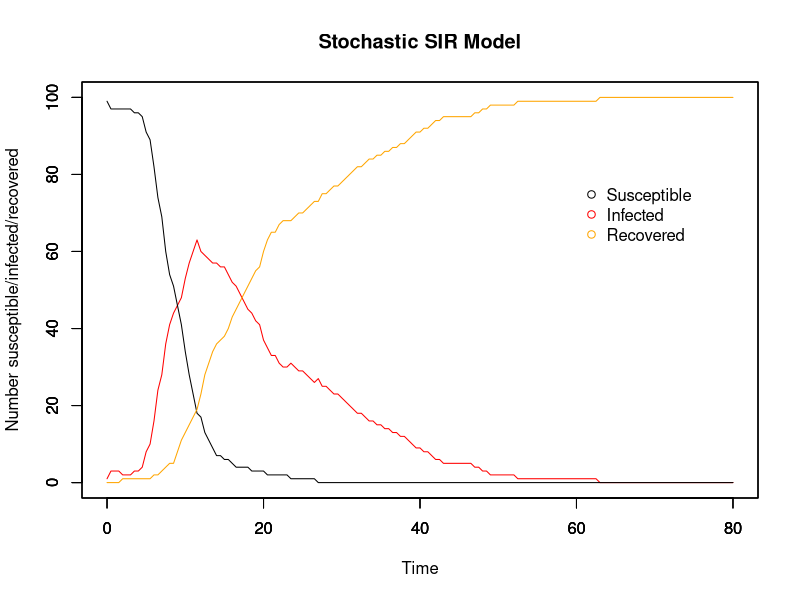
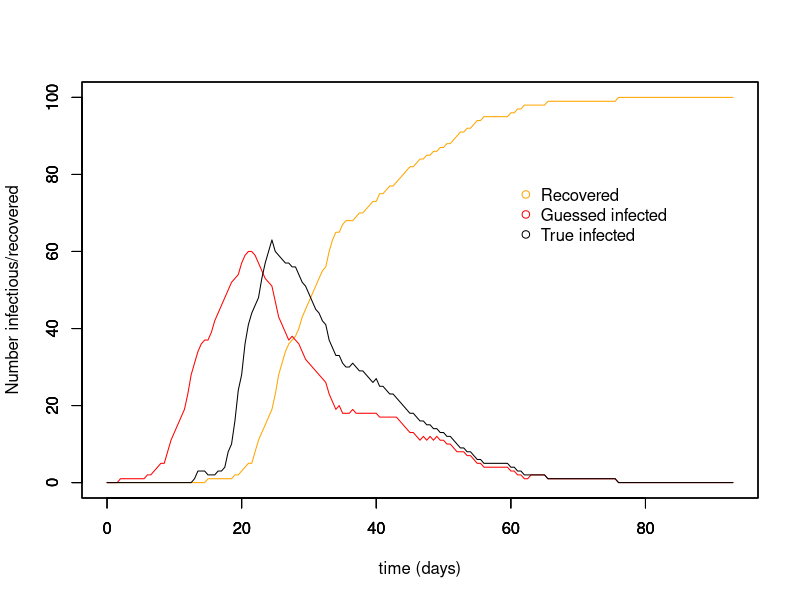

The R script that drew these images, in order: (Note: a time limit stopped this script after it produced the figures.)
# MCMC estimating stochastic processes
# 3 unknowns: beta, gamma, and the time of infection for each individual
# 17/11/17

##########################
## Input values for SIR ##
##########################

# Time
timestep <- 0.5
end <- 80
times <- seq(0, end, by = timestep)

# Initial population: N-1 susceptible, 1 infectious, 0 recovered
init.values = c(
  S = 100-1,
  I = 1,
  R = 0
)
N = sum(init.values)

# Beta & gammma
beta <- 5e-3
gamma <- 8e-2
1/gamma

###############
## The model ##
###############

# Array for holding collective disease status information for whole period of time
data <- array(0, dim =c(length(times), length(init.values)+3))
data[,1] <- times # make first column the timesteps to make plotting easier later on

set.seed(7) # Good ones: 7, 14, 22, 30

# For loops for calculating the numbers susceptible, infected, and recovered at each timepoint
for (time in times){
  if (time == 0){ # Set up the number of S/I/R at time 0
    data[1,2] <- init.values["S"] # number of susceptibles at time 0
    data[1,3] <- init.values["I"] # number of infecteds at time 0
    data[1,4] <- init.values["R"] # number of recovereds at time 0
    data[1,5] <- init.values["I"] # number newly infected at time 0
    data[1,6] <- init.values["R"] # number newly recovered at time 0
    
  } else{
    whole_time <- 1/timestep * time # makes time into the whole number that it corresponds to in the array
    
    inf <- rbinom(1, size = data[whole_time,2], (1-(exp(-beta*data[whole_time,3]*timestep)))) # number who become infected in this timestep
    rec <- rbinom(1, size = data[whole_time,3], (1-(exp(-gamma*timestep)))) # number who become recovered in this timestep
    
    data[whole_time+1,2] <- data[whole_time,2] - inf # number of susceptibles at other times
    
    data[whole_time+1,3] <- data[whole_time,3]  + inf - rec # number of infecteds at other times
    
    data[whole_time+1,4] <- data[whole_time,4] + rec # number of recovereds at other times
    
    data[whole_time+1,5] <- data[whole_time+1,3] - data[whole_time,3] + data[whole_time+1,4] - data[whole_time,4] # number of newly infected
    
    data[whole_time+1,6] <- data[whole_time+1,4] - data[whole_time,4] # number of newly recovered
  }
}

###############
## SIR plots ##
###############

run_stoch <- data.frame(data) # make array into a dataframe
colnames(run_stoch) <- c("time","S", "I", "R", "new_I", "new_R")

par(mfrow = c(1,1))

# Plot for SIR model
plot(x = run_stoch$time, y = run_stoch$I, type = "l", col = "red", ylim = c(0,N),
     xlab = "Time", ylab = "Number susceptible/infected/recovered", main = "Stochastic SIR Model")
par(new=T)
plot(x = run_stoch$time, y = run_stoch$S, type = "l", ylim = c(0,N), ylab = "", xlab = "") # add susceptible line
par(new=T)
plot(x = run_stoch$time, y = run_stoch$R, type = "l", col = "orange", ylim = c(0,N), ylab = "", xlab = "") # recovered

# Add legend
legend(60, 0.8*N, c("Susceptible", "Infected", "Recovered"), pch = 1, col = c("black", "red", "orange"), bty = "n")

#############################
## Approximate new_I and I ##
#############################

inf_period <- ceiling(1/gamma) # mean infectious period calculated from gamma
inf_timestep <- inf_period/timestep # translates infectious days into no. of timesteps

times = times + inf_timestep
zero_array <- array(0, dim = c(inf_timestep, ncol(run_stoch)))
colnames(zero_array) <- c("time","S", "I", "R", "new_I", "new_R")
run_stoch <- rbind(zero_array, run_stoch)
run_stoch$time <- seq(0, (end+inf_period), by = timestep)

for (i in 1:nrow(run_stoch)){
  run_stoch$guess_new_I[i] <- {
    run_stoch$new_R[i+(inf_timestep)] # guess newly infected, translates days into no. of timesteps
  }
  
  run_stoch$guess_I[i] <- if(i == 1){
    run_stoch$guess_new_I[i] 
  } else{
    run_stoch$guess_I[i-1] + run_stoch$guess_new_I[i] - run_stoch$new_R[i]
  }
  run_stoch$guess_S[i] <- N - (run_stoch$R[i] + run_stoch$guess_I[i])
}

run_stoch[is.na(run_stoch)] <- 0

plot(run_stoch$time, run_stoch$R, ylim = c(0,N), type = "l", col = "orange", xlab = "time (days)", ylab = "Number infectious/recovered")
par(new=T)
plot(run_stoch$time, run_stoch$guess_I, ylim = c(0,N), type = "l", col = "red", xlab = " ", ylab = " ")
par(new=T)
plot(x = run_stoch$time, y = run_stoch$I, type = "l", col = "black", ylim = c(0,N), xlab = " ", ylab = " ")
legend(60, 0.8*N, c("Recovered", "Guessed infected", "True infected"), pch = 1, col = c("orange", "red", "black"), bty = "n")

##################################
## Likelihood, prior, posterior ##
##################################

# Likelihood distribution
bg_likelihood <- function(param){
  beta = as.numeric(param[1,1,1])
  gamma = as.numeric(param[2,1,1])
  I = as.numeric(param[,1,2]) # Infected
  new_I = as.numeric(param[,1,3]) # Newly infected
  
  total = array(0, dim = (c(nrow(run_stoch))))
  
  for (i in 1:nrow(run_stoch -1)){
    S = (N - I[i] - run_stoch$R[i]) # Susceptibles
    betalikelihood = dbinom(new_I[i+1], S, (1-(exp(-beta*I[i]*timestep))), log = T)
    gammalikelihood = dbinom(run_stoch$new_R[i+1], I[i], (1-(exp(-gamma*timestep))), log = T)
    
    # To deal with -Inf (i.e. log(0))
    if (is.na(new_I[i+1]) == F & betalikelihood == -Inf){
      betalikelihood = -1000
    }
    if (is.na(new_I[i+1]) == F & gammalikelihood == -Inf){
      gammalikelihood = -1000
    }
    total[i] = (betalikelihood + gammalikelihood)
  }
  
  ll = sum(total, na.rm = T)
  return(ll)
}

inf_likelihood <- function(param){
  beta = as.numeric(param[1,2,1])
  gamma = as.numeric(param[2,2,1])
  I = as.numeric(param[,1,2]) # Infected
  new_I = as.numeric(param[,1,3]) # Newly infected

  total = array(0, dim = (c(nrow(run_stoch))))
  
  for (i in 1:(nrow(run_stoch) -1)){
    S = (N - I[i] - run_stoch$R[i]) # Susceptibles
    betalikelihood = dbinom(new_I[i+1], S, (1-(exp(-beta*I[i]*timestep))), log = T)
    gammalikelihood = dbinom(run_stoch$new_R[i+1], I[i], (1-(exp(-gamma*timestep))), log = T)
    
    # To deal with -Inf (i.e. log(0))
    if (is.na(new_I[i+1]) == F & betalikelihood == -Inf){
      betalikelihood = -1000
    }
    if (is.na(new_I[i+1]) == F & gammalikelihood == -Inf){
      gammalikelihood = -1000
    }
    total[i] = (betalikelihood + gammalikelihood)
    # print(c(betalikelihood, gammalikelihood))
  }
  
  ll = sum(total, na.rm = T)
  # print(ll)
  return(ll)
}

# Prior distribution
prior <- function(param){
  beta = as.numeric(param[1,1,1])
  gamma = as.numeric(param[2,1,1])
  
  betaprior = dunif(beta, min = 0, max = 100, log = T)
  gammaprior = dunif(gamma, min = 0, max = 100, log = T)
  
  # betaprior = dnorm(beta, mean = 0.005, sd = 0.001, log = T)
  # gammaprior = dnorm(gamma, mean = 0.08, sd = 0.001, log = T)
  
  return(betaprior + gammaprior)
}

# Posterior distribution
inf_posterior <- function(param){
  return (inf_likelihood(param) + prior(param))
}

bg_posterior <- function(param){
  return (bg_likelihood(param) + prior(param))
}

# Proposal function for infectious
inf_proposalfunction <- function(param){
  changed_I <- sample(nrow(run_stoch), 1)
  inf_list <- c(-1, 1) # used for choosing -1 or +1 randomly
  
  inf <- sample(c(-2, 2), 1) # will the change at that timepoint be + or - n I
  
  neighbour <- if (changed_I == 1){
    changed_I + 1
    } else if (changed_I == nrow(run_stoch)){
      changed_I - 1
      } else{
        changed_I + sample(inf_list, 1) # will choose which neighbouring timepoint is also affected
        }
  
  # neighbour <- sample(nrow(run_stoch), 1)

  param[changed_I, 1, 3] = param[changed_I, 1, 3] + inf
  param[neighbour, 1, 3] = param[neighbour, 1, 3] - inf
  
  # Calculate total infectious curve from changed new_I values
  for (i in 1:nrow(run_stoch)){ 
    param[i,1,2] <- if(i == 1){
    param[i,1,3] 
    } else{
      param[i-1,1,2] + param[i,1,3] - run_stoch$new_R[i]
      }
  }
  
  # plot(param[,1,2], ylim = c(0, N), type = "l", col = "red", xlab = "Timestep", ylab = "Number of individuals infected")
  #   lines(run_stoch$new_R)
  #   lines(run_stoch$new_I)
  
  return(param)
}

# Proposal function for beta and gamma
proposalfunction <- function(param){
  param[1, 1, 1] = rnorm(1, mean = param[1, 1, 1], sd = 0.005 ) # beta proposal rnorm(1, mean = 0.005, sd = 0.00001) 
  param[2, 1, 1] = rnorm(1, mean = param[2, 1, 1], sd = 0.1) # gamma proposal rnorm(1, mean = 0.08, sd = 0.00001)
  #print(c(param[1,1], param[2,1]))
  return(param)
  }

##########
## MCMC ##
##########

run_metropolis_MCMC <- function(startvalue, iterations){
  divisor = 100 # the interval at which chain values are saved
  chain = array(dim = c(nrow(startvalue), (iterations/divisor), ncol(startvalue))) # Array for storing chain data
  temp_chain = array(dim = c(nrow(startvalue), 2, ncol(startvalue))) # Temporary array used for single iterations

  chain[1,1,1] = startvalue[1,1] # beta
  chain[2,1,1] = startvalue[2,1] # gamma
  chain[,1,2] = startvalue[,2] # all infectious
  chain[,1,3] = startvalue[,3] # newly infectious
  
  temp_chain[,1,] = chain[,1,]
  
  for (i in 1:iterations){
    
    # Beta and gamma
    proposal = proposalfunction(temp_chain[,,]) # beta proposal and gamma proposal
    
    if (proposal[1,1,1] < 0.0 & proposal[2,1,1] < 0.0 ){
      temp_chain[1:2,2,1] = temp_chain[1:2,1,1]
      
    } else if (proposal[1,1,1] < 0.0 & proposal[2,1,1] >= 0.0){
      proposal[1,1,1] = temp_chain[1,1,1]
      probab = bg_posterior(proposal) - bg_posterior(temp_chain[,,])
      if (log(runif(1)) < probab){
        temp_chain[,2,1] = proposal[,1,1]
      } else{
        temp_chain[,2,1] = temp_chain[,1,1]
      }
      
    } else if (proposal[1,1,1] >= 0.0 & proposal[2,1,1] < 0.0){
      proposal[2,1,1] = temp_chain[2,1,1]
      probab = bg_posterior(proposal) - bg_posterior(temp_chain[,,])
      if (log(runif(1)) < probab){
        temp_chain[,2,1] = proposal[,1,1]
      } else{
        temp_chain[,2,1] = temp_chain[,1,1]
      }
      
    } else{
      probab = bg_posterior(proposal) - bg_posterior(temp_chain[,,])
      if (log(runif(1)) < probab){
        temp_chain[,2,1] = proposal[,1,1]
      } else{
        temp_chain[,2,1] = temp_chain[,1,1]
      }
    }
    
    # Infectious
    inf_proposal = inf_proposalfunction(temp_chain[,,])
    
    # Check susceptibles for negative numbers
    S = array(dim = c(nrow(startvalue)))
    for (time in (1:nrow(startvalue))){
      S[time] = (N - (inf_proposal[time,1,2] + run_stoch$R[time]))
    }
    
    if(min(inf_proposal[,1,3]) < 0 | min(S) < 0){
      temp_chain[,2,2:3] = temp_chain[,1,2:3]
    } else{
      inf_probab = inf_posterior(inf_proposal) - inf_posterior(temp_chain[,,])
      # print(c(inf_posterior(inf_proposal), inf_posterior(temp_chain[,,])))
      if (log(runif(1)) < inf_probab){
        temp_chain[,2,2:3] = inf_proposal[,1,2:3]
      } else{
        temp_chain[,2,2:3] = temp_chain[,1,2:3]
      }
    }
    
    # Save the iteration if it is divisible by the divisor without residuals
    if (i%%divisor == 0) {
      chain[,(i/divisor),] = temp_chain[,2,]
    }    

    # Re-set temporary chain for next iteration
    temp_chain[,1,] = temp_chain[,2,]
    
    # Print every nth iteration, to know how far along run is
    if (i%%(iterations/20) == 0) {
      print(i)
      
      plot(run_stoch$guess_I, ylim = c(0, N), type = "l", col = "red", xlab = "Timestep", ylab = "Number of individuals infected")
      lines(run_stoch$I, type = "l", col = "grey", xlab = " ", ylab = " ")
      lines(temp_chain[,1,2], type = "l", lty = 2, col = "black", xlab = " ", ylab = " ")
      legend(130, 1.0*N, c("True infected", "Guessed infected", "MCMC"), pch = 1, col = c("grey", "red", "black"), bty = "n")
    }
    
  }
  return(chain)
}

# Where to start the chain for beta, gamma, and I
startvalue <- array(dim = c(nrow(run_stoch), 3))
startvalue[1,1] <- 0.0065 # beta guess
startvalue[2,1] <- 0.08 # gamma guess
startvalue[,2] <- run_stoch$guess_I # I guess 
startvalue[,3] <- run_stoch$guess_new_I # new I guess

# Number of runs
iterations = 500000
divisor = 100 # how often runs are being saved

# Run the MCMC
set.seed(4)
chain <- run_metropolis_MCMC(startvalue, iterations)

# The beginning of the chain is biased towards the starting point, so take them out
# normally burnin is 10%-50% of the runs
burnIn = 0.1*(iterations/divisor)
acceptance <- 1-mean(duplicated(chain[,-(1:burnIn),]))
inf_acceptance <- 1-mean(duplicated(chain[,-(1:burnIn),2]))

################
## MCMC Plots ##
################

par(mfrow = c(2,2))

hist(chain[1,-(1:burnIn),1],nclass=30, main="Posterior of beta")
abline(v = mean(chain[1,-(1:burnIn),1]), col = "red")

hist(chain[2, -(1:burnIn),1],nclass=30, main="Posterior of gamma")
abline(v = mean(chain[2,-(1:burnIn),1]), col = "red")

plot(chain[1, -(1:burnIn),1], type = "l", main = "Chain values of beta")

plot(chain[2, -(1:burnIn),1], type = "l", main = "Chain values of gamma")

# Plot beta vs. gamma
par(mfrow = c(1,1))
library(RColorBrewer)
library(MASS)

plot(x = chain[2,,1], y = chain[1,,1], xlab = "Gamma", ylab = "Beta", pch = 20, cex = 0.8)

k <- 11
my.cols <- rev(brewer.pal(k, "RdYlBu"))
z <- kde2d(chain[2,,1], chain[1,,1], n=50)
filled.contour(z, nlevels=k, col=my.cols, xlab = "Gamma", ylab = "Beta")
 
par(mfrow = c(1,1))
  
plot(run_stoch$guess_I, ylim = c(0, N), type = "l", col = "red", xlab = "Timestep", ylab = "Number of individuals infected")
  lines(run_stoch$I, type = "l", col = "grey", xlab = " ", ylab = " ")
  lines(chain[,ncol(chain),2], type = "l", lty = 2, col = "black", xlab = " ", ylab = " ")
  legend(130, 1.0*N, c("True infected", "Guessed infected", "MCMC"), pch = 1, col = c("grey", "red", "black"), bty = "n")

plot(run_stoch$guess_I, ylim = c(0, N), type = "l", col = "red", xlab = "Timestep", ylab = "Number of individuals infected")
  lines(run_stoch$I, type = "l", col = "grey", xlab = " ", ylab = " ")  
  for (i in 1:ncol(chain)){
    lines(chain[,i,2], type = "l", lty = 2, col = "black", xlab = " ", ylab = " ")
  }
  legend(130, 1.0*N, c("True infected", "Guessed infected", "MCMC"), pch = 1, col = c("grey", "red", "black"), bty = "n")  

########################################################################################################################

########################################################################################################################

# setwd("C:/Users/Janetta Skarp/OneDrive - Imperial College London/MRes_BMR/Project_1/Work_folder/Data")
# write.csv(data.frame(chain), file = "mcmc_3par_fixedprop_pm2_500k.csv")
  
